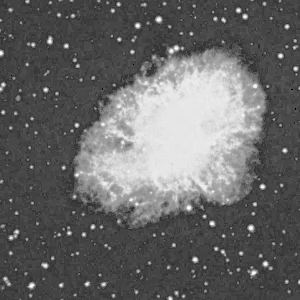
%> input picture Lab-5/assets/crabpulsar.tif, 300 x 300 px
$ octave task1.m   (GNU Octave 9; MATLAB toolbox functions it lacks are replaced by stand-ins)
%> lines starting %> are read from the running program, lines starting %| are printed output that depends on the picture
clear all
close all
f = imread('assets/crabpulsar.tif');
%> f is the input picture: size 300x300 uint8; min 0, max 255, mean 102.8

% point detected
w = [-1 -1 -1;
     -1  8 -1;
     -1 -1 -1];
g1 = abs(imfilter(f, w));
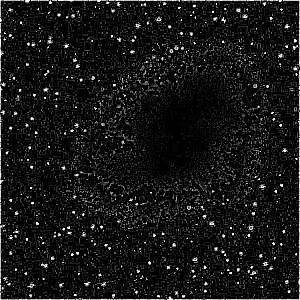
%> g1: size 300x300 uint8; min 0, max 255, mean 20.9

% erosion
se = strel("disk",1);
g2 = imerode(g1, se);
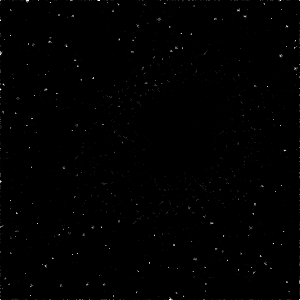
%> g2: size 300x300 uint8; min 0, max 255, mean 1
threshold = 100;

% threshold
g3 = uint8((g2 >= threshold)*255);
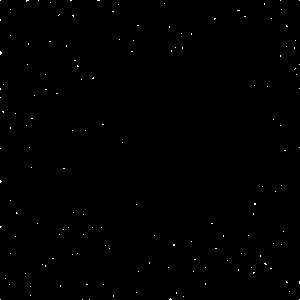
%> g3: size 300x300 uint8; 0.27% white in thin lines or dots

% figures
montage({f, g1, g2, g3}, 'Size', [1 4]);
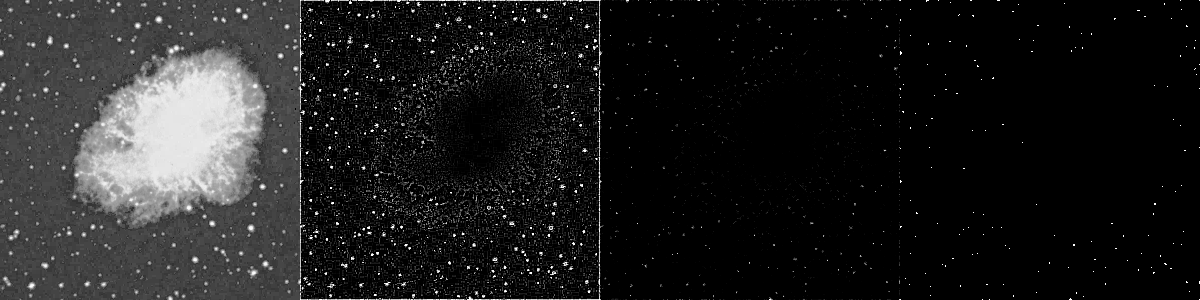
%> displayed picture: size 300x1200, on the screen's scale of 0 to 255; min 0, max 255, mean 31.3
